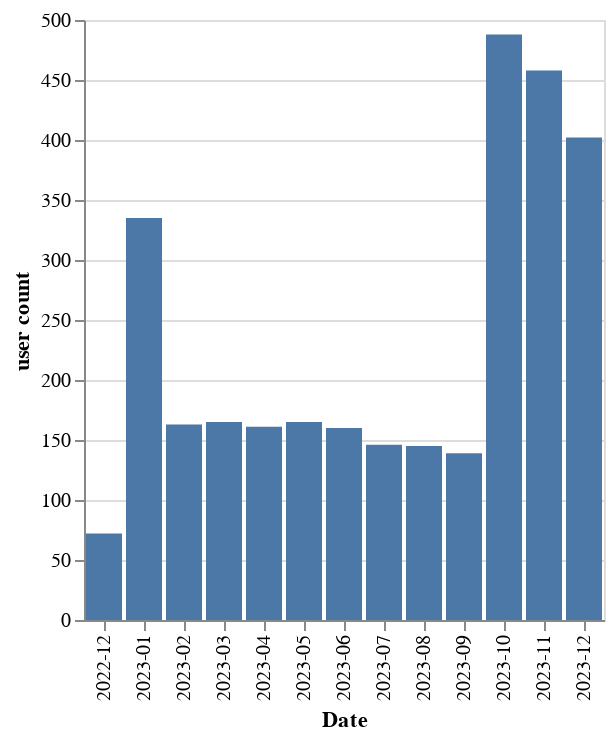

Source (notebook cell):
### Markdown cell above
#### <span style="color:blue"> **📘 3-1. 바 그래프 그리기** </span>

### Code cell
# altair 라이브러리를 통한 그래프 그리기 
# 월별 유저수 interactive 그래프 구현 
source=df9
alt.Chart(source).mark_bar().encode(
    x='Date',
    y='user count'
).interactive() # 동적 구현

### Figure 1 — Vega-Lite specification as saved in the notebook (floating-point values rounded to 4 significant figures)
{"config": {"view": {"continuousWidth": 300, "continuousHeight": 300}}, "data": {"name": "data-7ccbfdae7bad64b8f3f1be5d0764a3c1"}, "mark": {"type": "bar"}, "encoding": {"x": {"field": "Date", "type": "nominal"}, "y": {"field": "user count", "type": "quantitative"}}, "params": [{"name": "param_1", "select": {"type": "interval", "encodings": ["x", "y"]}, "bind": "scales"}], "$schema": "https://vega.github.io/schema/vega-lite/v5.20.1.json", "datasets": {"data-7ccbfdae7bad64b8f3f1be5d0764a3c1": [{"Date": "2022-12", "user count": 72}, {"Date": "2023-01", "user count": 335}, {"Date": "2023-02", "user count": 163}, {"Date": "2023-03", "user count": 165}, {"Date": "2023-04", "user count": 161}, {"Date": "2023-05", "user count": 165}, {"Date": "2023-06", "user count": 160}, {"Date": "2023-07", "user count": 146}, {"Date": "2023-08", "user count": 145}, {"Date": "2023-09", "user count": 139}, {"Date": "2023-10", "user count": 488}, {"Date": "2023-11", "user count": 458}, {"Date": "2023-12", "user count": 402}]}}
